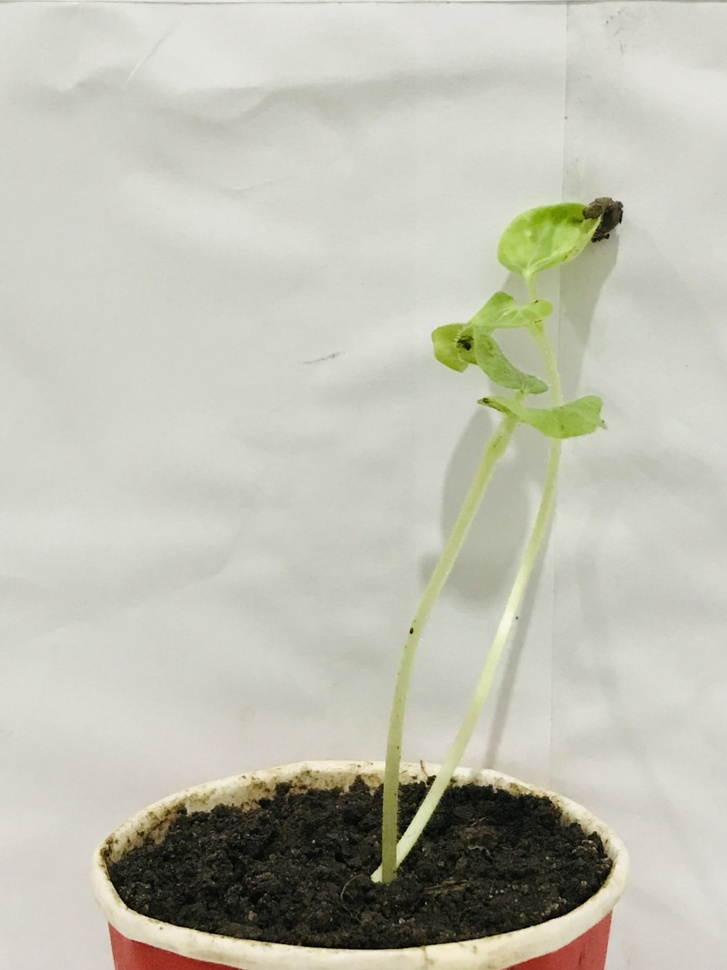
#> input picture Plant_Images/Day11_Evening/Plant1_Day11_Evening_Side.jpg, 727 x 970 px, shrunk from 3024 x 4032 before the run; its folder holds only this picture in this run
$ jupyter execute Plant_Height.ipynb
#> lines starting #> are read from the running program, lines starting #| are printed output that depends on the picture; after the words box and inside, x2 and y2 are one past the last pixel; in counts of white or black regions, pixels touching at a corner belong together
[cell 1]
import cv2
import numpy as np
import matplotlib.pyplot as plt
import os
import pandas as pd

# Define paths
image_folder = "Plant_Images/Day11_Evening"
output_folder = "Output_Images/Day11_Evening"

# Create output folder if it does not exist
os.makedirs(output_folder, exist_ok=True)

# Correct pixel-to-cm conversion factor
PIXEL_TO_CM = 0.005  # Adjusted for correct height scale

# List all image files in the folder
image_files = [f for f in os.listdir(image_folder) if f.endswith((".jpg", ".png", ".jpeg"))]

def segment_and_analyze(image_path, save_path, image_name):
    # Load the image
#> called with save_path = 'Output_Images/Day11_Evening', image_name = 'Plant1_Day11_Evening_Side'
    image = cv2.imread(image_path)
#> image is the input picture: shape (970, 727, 3); mean B, G, R 177.4, 190.6, 190.8
    image_rgb = cv2.cvtColor(image, cv2.COLOR_BGR2RGB)

    # Convert to grayscale
    gray = cv2.cvtColor(image, cv2.COLOR_BGR2GRAY)
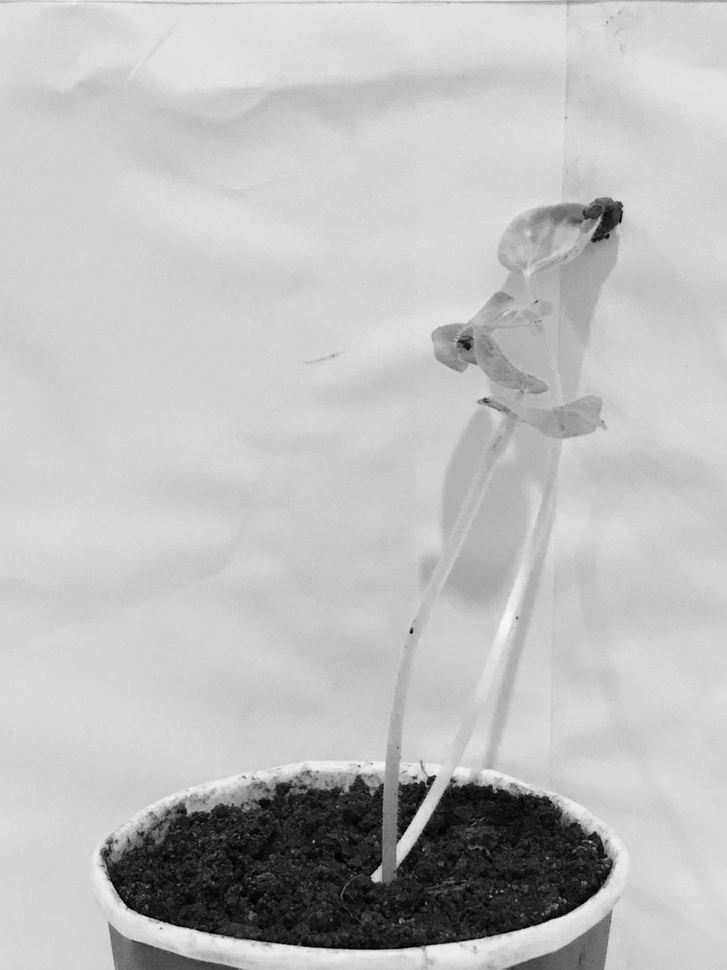
#> gray: shape (970, 727); min 0, max 245, mean 189.2

    # Apply Gaussian blur to reduce noise
    blurred = cv2.GaussianBlur(gray, (5, 5), 0)

    # Apply Otsu's Thresholding
    _, binary = cv2.threshold(blurred, 0, 255, cv2.THRESH_BINARY_INV + cv2.THRESH_OTSU)
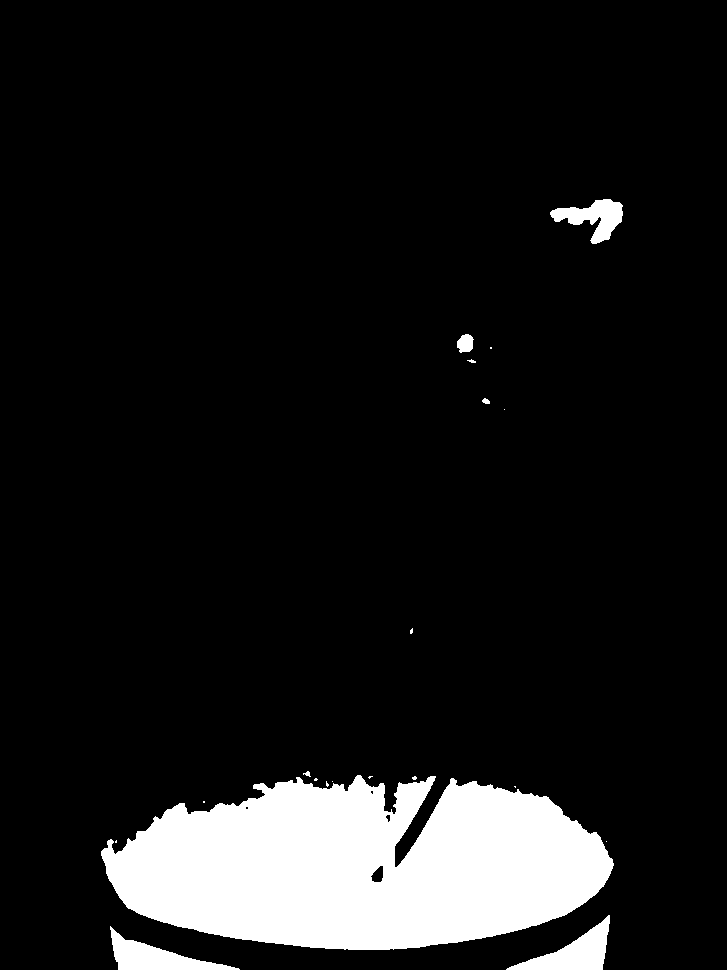
#> binary: shape (970, 727); 10.2% white; 20 white regions (12 under 20 px), largest, box (x1, y1, x2, y2) and area: (101, 775, 614, 950) 65299, (506, 915, 610, 970) 2257, (110, 926, 240, 970) 2174

    # Morphological operations to remove noise
    kernel = np.ones((5, 5), np.uint8)
    cleaned = cv2.morphologyEx(binary, cv2.MORPH_OPEN, kernel, iterations=2)
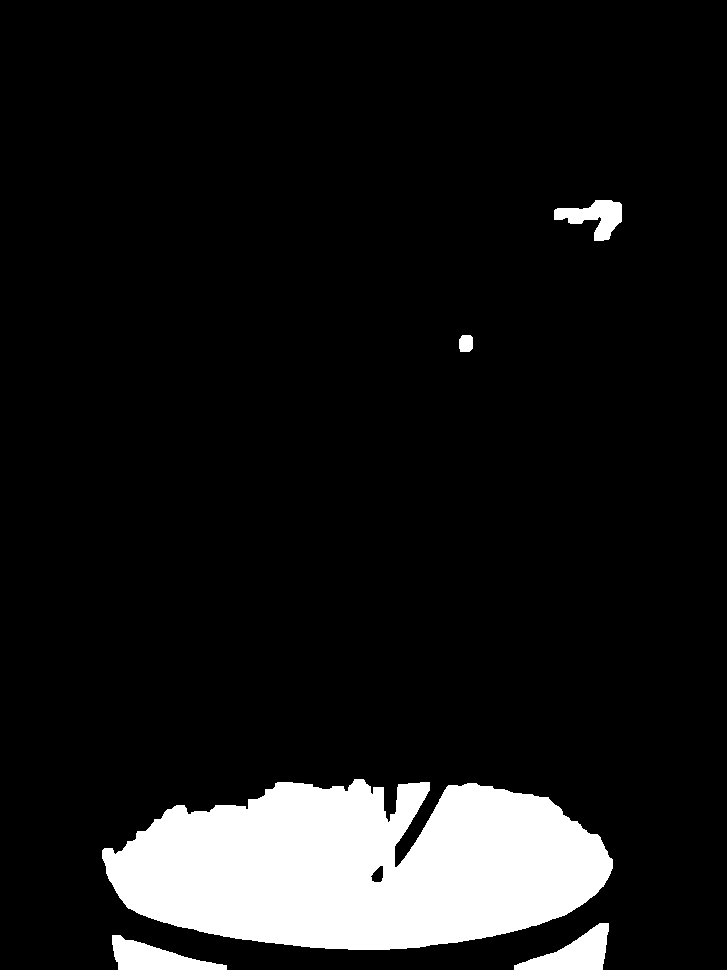
#> cleaned: shape (970, 727); 10% white; 5 white regions

    # Find contours
    contours, _ = cv2.findContours(cleaned, cv2.RETR_EXTERNAL, cv2.CHAIN_APPROX_SIMPLE)
#> contours = 5 contours; box (x1, y1, x2, y2) and area: (102, 779, 613, 950) 64138, (514, 923, 609, 970) 2072, (112, 935, 227, 970) 1960, (554, 200, 622, 241) 1334, (459, 335, 473, 352) 192

    # Calculate plant area (in pixels)
    plant_area = sum(cv2.contourArea(cnt) for cnt in contours)
#> plant_area = 69697

    # Initialize height variables
    plant_height_px = 0
    plant_height_cm = 0

    # Draw contours and height annotation
    contour_image = image_rgb.copy()
    cv2.drawContours(contour_image, contours, -1, (0, 255, 0), 2)

    if contours:
        # Get bounding box around all contours
        x, y, w, h = cv2.boundingRect(np.vstack(contours))
#> x = 102; y = 200; w = 520; h = 770
        plant_height_px = h
#> plant_height_px = 770
        plant_height_cm = (plant_height_px * PIXEL_TO_CM) - 1.13  # Apply correction
#> plant_height_cm = 2.72

        # Draw bounding box (blue)
        cv2.rectangle(contour_image, (x, y), (x + w, y + h), (255, 0, 0), 2)

        # Draw height line (red)
        line_x = x + w + 10
#> line_x = 632
        cv2.line(contour_image, (line_x, y), (line_x, y + h), (0, 0, 255), 2)

        # Add height text (cm)
        height_text = f"{plant_height_cm:.2f} cm"
#> height_text = '2.72 cm'
        text_position = (line_x + 10, y + h // 2)
#> text_position = (642, 585)
        cv2.putText(contour_image, height_text, text_position, cv2.FONT_HERSHEY_SIMPLEX, 0.6, (0, 0, 255), 2)
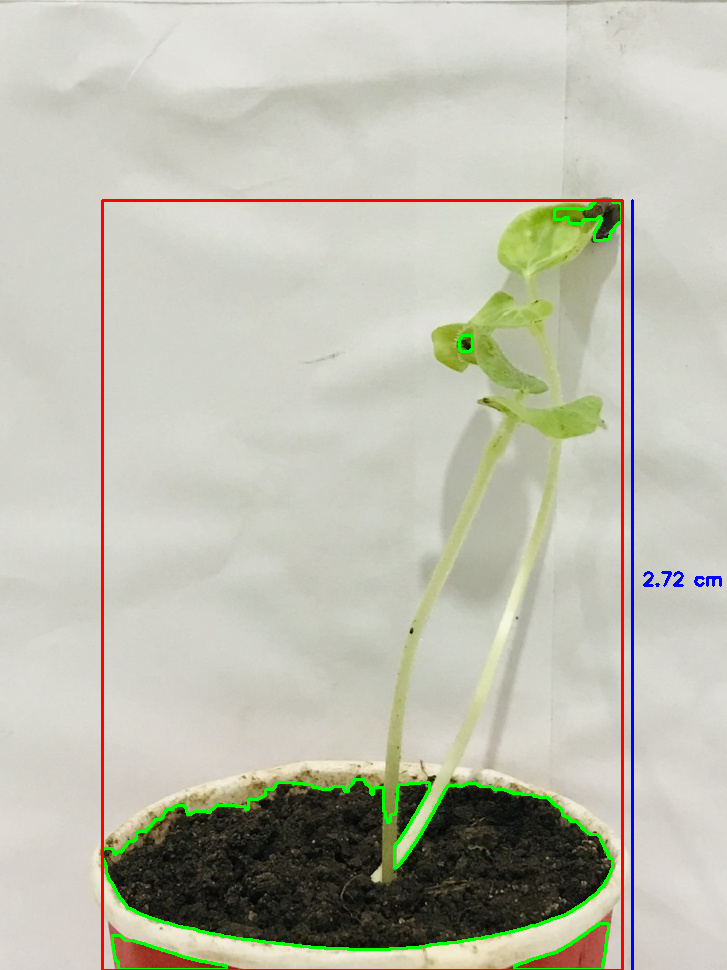
#> contour_image: shape (970, 727, 3); mean R, G, B 189.3, 189.4, 175.2

    # Debug output
    print(f"Image: {image_name}, Height (Pixels): {plant_height_px}, Height (CM): {plant_height_cm:.2f}")
#| Image: Plant1_Day11_Evening_Side, Height (Pixels): 770, Height (CM): 2.72

    # Save processed images
    cv2.imwrite(os.path.join(save_path, f"{image_name}_original.jpg"), cv2.cvtColor(image_rgb, cv2.COLOR_RGB2BGR))
    cv2.imwrite(os.path.join(save_path, f"{image_name}_segmented.jpg"), cleaned)
    cv2.imwrite(os.path.join(save_path, f"{image_name}_contour_height.jpg"), cv2.cvtColor(contour_image, cv2.COLOR_RGB2BGR))

    # Display results
    fig, axes = plt.subplots(1, 3, figsize=(15, 5))
    axes[0].imshow(image_rgb)
    axes[0].set_title("Original Image")
    axes[0].axis("off")

    axes[1].imshow(cleaned, cmap="gray")
    axes[1].set_title("Segmented Image")
    axes[1].axis("off")

    axes[2].imshow(contour_image)
    axes[2].set_title("Height Annotated Image")
    axes[2].axis("off")

    plt.tight_layout()
    plt.show()

    return plant_area, plant_height_px, plant_height_cm

# Analyze all images and save results
segmentation_results = []

for image_file in image_files:
    image_path = os.path.join(image_folder, image_file)
    image_name, _ = os.path.splitext(image_file)

    plant_area, plant_height_px, plant_height_cm = segment_and_analyze(image_path, output_folder, image_name)
#> plant_area = 69697; plant_height_px = 770; plant_height_cm = 2.72

    segmentation_results.append({
        "Image": image_file,
        "Plant Area (px)": plant_area,
        "Plant Height (px)": plant_height_px,
        "Plant Height (cm)": round(plant_height_cm, 2)
    })

# Save results as Excel
excel_output_path = os.path.join(image_folder, "Segmentation_Report_Day11Evening.xlsx")
df_results = pd.DataFrame(segmentation_results)
#> df_results = table of 1 rows and 4 columns
df_results.to_excel(excel_output_path, index=False, engine="openpyxl")

print(f"\n📊 Report saved as: '{excel_output_path}'")

$ run again, on Plant_Images/Day11_Evening/Plant2_Day11_Evening_Side.jpg
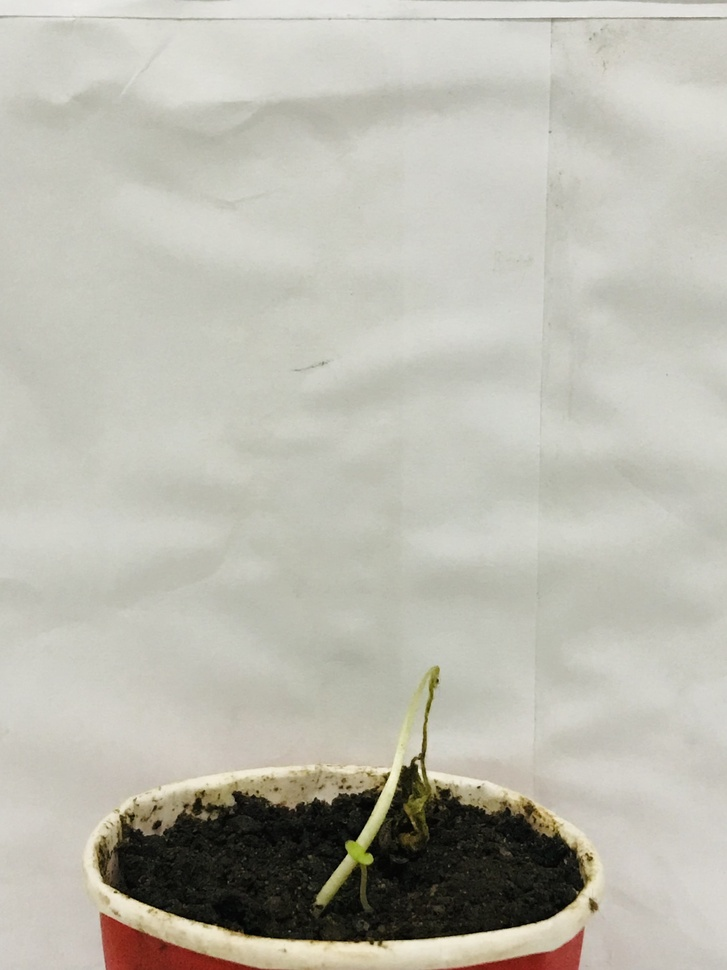
#> input picture Plant_Images/Day11_Evening/Plant2_Day11_Evening_Side.jpg, 727 x 970 px, shrunk from 3024 x 4032 before the run
#> in segment_and_analyze, image is the input picture: shape (970, 727, 3); mean B, G, R 174.7, 185.2, 186.6
#> in segment_and_analyze, `_, binary = cv2.threshold(blurred, 0, 255, cv2.THRESH_BINARY_INV + cv2..`:
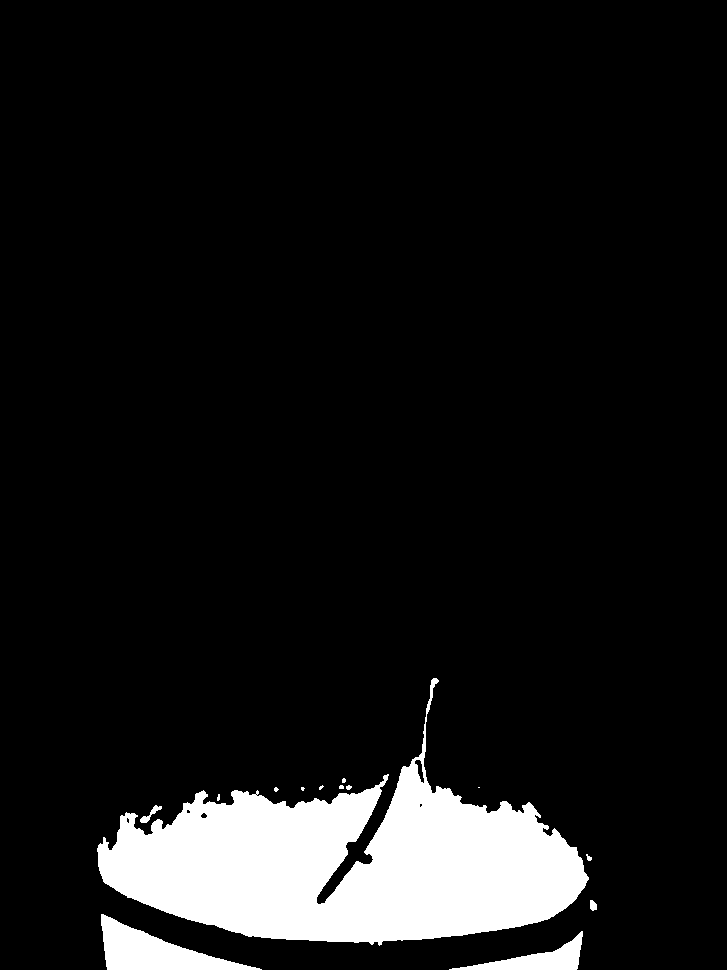
#> binary: shape (970, 727); 9% white; 14 white regions (7 under 20 px), largest, box (x1, y1, x2, y2) and area: (97, 678, 589, 946) 57573, (101, 914, 262, 970) 3908, (449, 931, 583, 970) 1754
#> cleaned: shape (970, 727); 8.8% white; 3 white regions
#> contours = 3 contours; box (x1, y1, x2, y2) and area: (98, 766, 587, 942) 55676, (101, 917, 247, 970) 3681, (473, 940, 581, 970) 1512
#> in segment_and_analyze, `plant_area = sum(cv2.contourArea(cnt) for cnt in contours)`: plant_area = 60868
#> x = 98; y = 766; w = 489; h = 204
#> in segment_and_analyze, `plant_height_cm = (plant_height_px * PIXEL_TO_CM) - 1.13`: plant_height_cm = -0.11
#> line_x = 597
#> height_text = '-0.11 cm'
#> text_position = (607, 868)
#> in segment_and_analyze, `cv2.putText(contour_image, height_text, text_position, cv2.FONT_HERSHE..`:
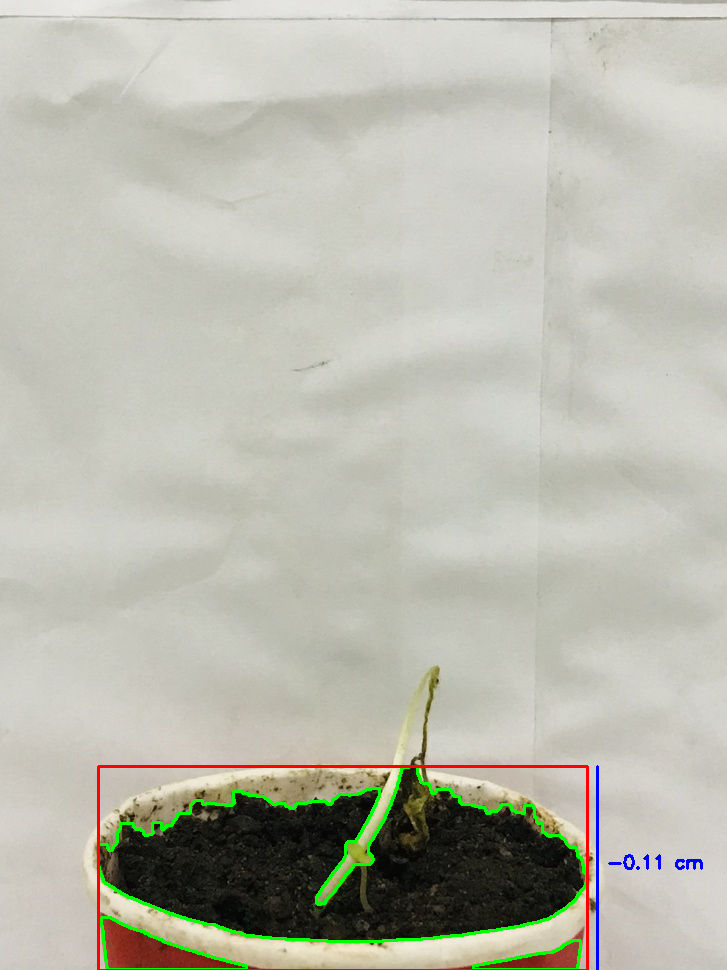
#> contour_image: shape (970, 727, 3); mean R, G, B 185.6, 185.6, 173.5
#| Image: Plant2_Day11_Evening_Side, Height (Pixels): 204, Height (CM): -0.11
#> `plant_area, plant_height_px, plant_height_cm = segment_and_analyze(ima..`: plant_area = 60868; plant_height_px = 204; plant_height_cm = -0.11
#> df_results = table of 1 rows and 4 columns

$ run again, on Plant_Images/Day11_Evening/Plant3_Day11_Evening_Side.jpg
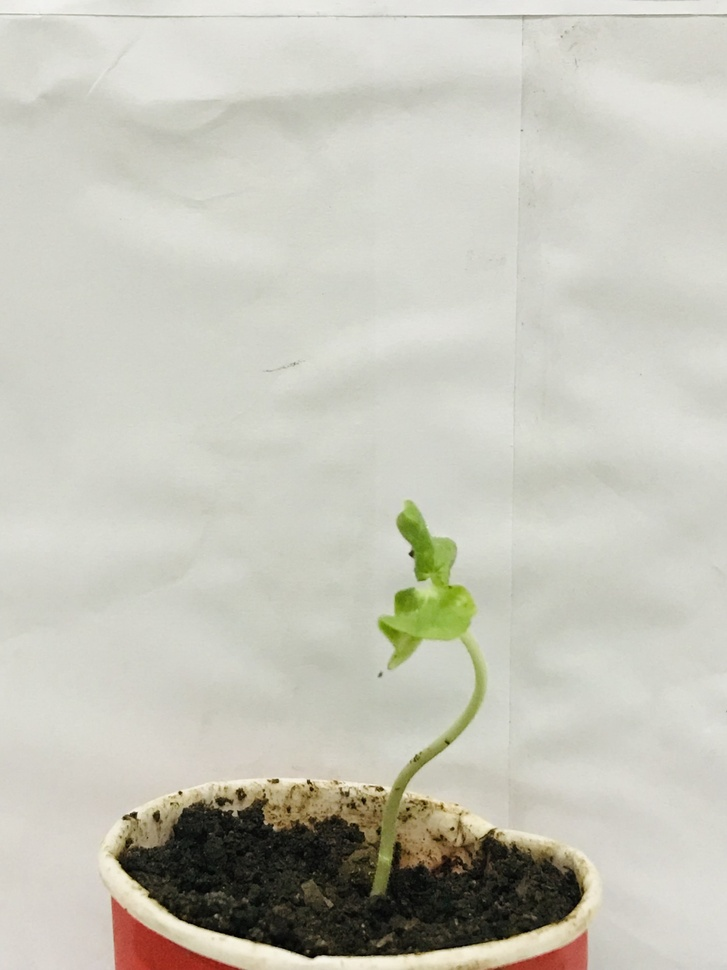
#> input picture Plant_Images/Day11_Evening/Plant3_Day11_Evening_Side.jpg, 727 x 970 px, shrunk from 3024 x 4032 before the run
#> in segment_and_analyze, image is the input picture: shape (970, 727, 3); mean B, G, R 185.3, 196.4, 197.2
#> in segment_and_analyze, `_, binary = cv2.threshold(blurred, 0, 255, cv2.THRESH_BINARY_INV + cv2..`:
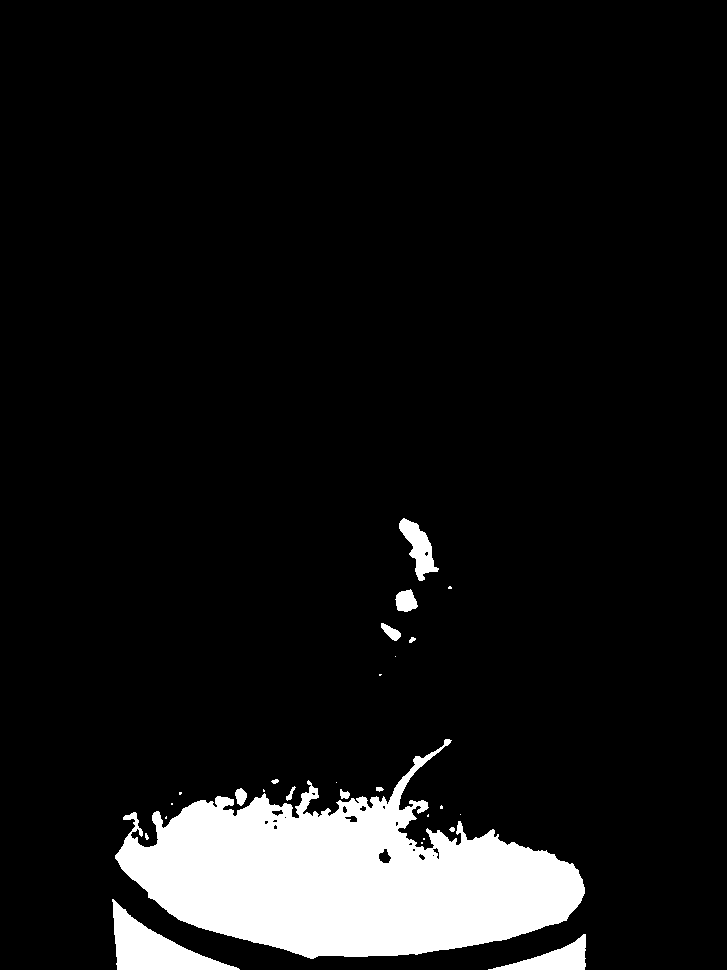
#> binary: shape (970, 727); 8.6% white; 27 white regions (14 under 20 px), largest, box (x1, y1, x2, y2) and area: (115, 739, 585, 959) 53472, (112, 899, 240, 970) 3606, (488, 934, 586, 970) 1445
#> cleaned: shape (970, 727); 8.1% white; 6 white regions
#> contours = 6 contours; box (x1, y1, x2, y2) and area: (118, 796, 584, 958) 50418, (113, 907, 230, 970) 3386, (505, 939, 586, 970) 1272, (400, 521, 434, 574) 900, (396, 591, 416, 611) 321, (217, 797, 228, 806) 80
#> in segment_and_analyze, `plant_area = sum(cv2.contourArea(cnt) for cnt in contours)`: plant_area = 56377
#> x = 113; y = 521; w = 473; h = 449
#> in segment_and_analyze, `plant_height_cm = (plant_height_px * PIXEL_TO_CM) - 1.13`: plant_height_cm = 1.12
#> line_x = 596
#> height_text = '1.12 cm'
#> text_position = (606, 745)
#> in segment_and_analyze, `cv2.putText(contour_image, height_text, text_position, cv2.FONT_HERSHE..`:
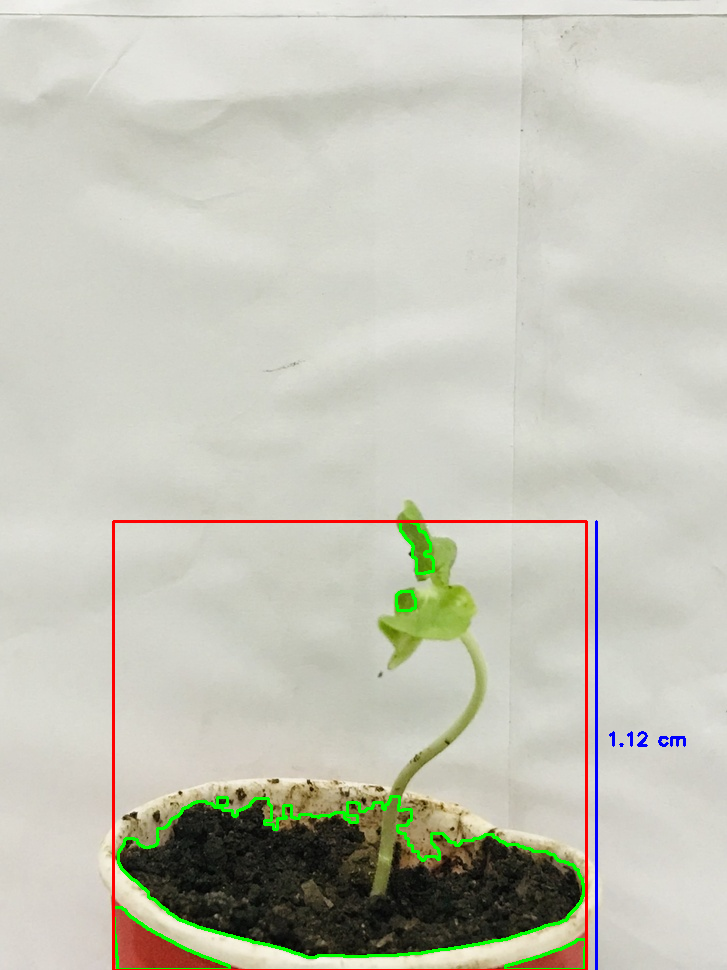
#> contour_image: shape (970, 727, 3); mean R, G, B 195.9, 196, 183.6
#| Image: Plant3_Day11_Evening_Side, Height (Pixels): 449, Height (CM): 1.12
#> `plant_area, plant_height_px, plant_height_cm = segment_and_analyze(ima..`: plant_area = 56377; plant_height_px = 449; plant_height_cm = 1.12
#> df_results = table of 1 rows and 4 columns
